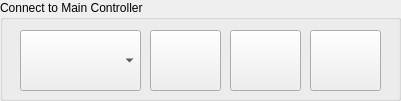
     <widget class="QGroupBox" name="groupBox_3">
      <property name="geometry">
       <rect>
        <x>20</x>
        <y>10</y>
        <width>401</width>
        <height>101</height>
       </rect>
      </property>
      <property name="title">
       <string>Connect to Main Controller</string>
      </property>
      <widget class="QPushButton" name="mainConnectButton">
       <property name="geometry">
        <rect>
         <x>150</x>
         <y>30</y>
         <width>71</width>
         <height>61</height>
        </rect>
       </property>
       <property name="text">
        <string/>
       </property>
       <property name="icon">
        <iconset resource="ONTOS3.qrc">
         <normaloff>:/images/connect.png</normaloff>:/images/connect.png</iconset>
       </property>
       <property name="iconSize">
        <size>
         <width>48</width>
         <height>48</height>
        </size>
       </property>
      </widget>
      <widget class="QComboBox" name="mainSerialBox">
       <property name="geometry">
        <rect>
         <x>20</x>
         <y>30</y>
         <width>121</width>
         <height>61</height>
        </rect>
       </property>
      </widget>
      <widget class="QPushButton" name="mainDisconnectButton">
       <property name="geometry">
        <rect>
         <x>230</x>
         <y>30</y>
         <width>71</width>
         <height>61</height>
        </rect>
       </property>
       <property name="text">
        <string/>
       </property>
       <property name="icon">
        <iconset resource="ONTOS3.qrc">
         <normaloff>:/images/disconnect.png</normaloff>:/images/disconnect.png</iconset>
       </property>
       <property name="iconSize">
        <size>
         <width>48</width>
         <height>48</height>
        </size>
       </property>
      </widget>
      <widget class="QPushButton" name="mainSettingsButton">
       <property name="geometry">
        <rect>
         <x>310</x>
         <y>30</y>
         <width>71</width>
         <height>61</height>
        </rect>
       </property>
       <property name="text">
        <string/>
       </property>
       <property name="icon">
        <iconset resource="ONTOS3.qrc">
         <normaloff>:/images/settings.png</normaloff>:/images/settings.png</iconset>
       </property>
       <property name="iconSize">
        <size>
         <width>48</width>
         <height>48</height>
        </size>
       </property>
      </widget>
     </widget>
